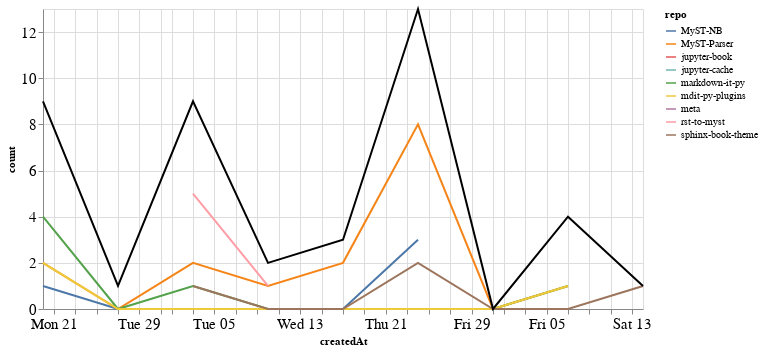

Notebook code for this chart:
### Markdown cell above
### PRs

### Code cell
prs_time = prs.groupby('repo').resample('W', on='createdAt').count()['author'].reset_index()
prs_time = prs_time.rename(columns={'author': 'count'})
prs_time_total = prs_time.groupby('createdAt').agg({"count": "sum"}).reset_index()

ch1 = alt.Chart(prs_time, width=600).mark_line().encode(
    x='createdAt',
    y='count',
    color='repo',
    tooltip="repo"
)

ch2 = alt.Chart(prs_time_total, width=600).mark_line(color="black").encode(
    x='createdAt',
    y='count',
)

ch1 + ch2

### Figure 1 — Vega-Lite specification as saved in the notebook (floating-point values rounded to 4 significant figures)
{"config": {"axisLeft": {"labelFontSize": 15}, "axisBottom": {"labelFontSize": 15}}, "layer": [{"data": {"name": "data-0174db4679c26d8ae75acde3ddbc754c"}, "mark": "line", "encoding": {"color": {"type": "nominal", "field": "repo"}, "tooltip": {"type": "nominal", "field": "repo"}, "x": {"type": "temporal", "field": "createdAt"}, "y": {"type": "quantitative", "field": "count"}}, "width": 600}, {"data": {"name": "data-1f231eaff4193c6033e5cccdbcb2699c"}, "mark": {"type": "line", "color": "black"}, "encoding": {"x": {"type": "temporal", "field": "createdAt"}, "y": {"type": "quantitative", "field": "count"}}, "width": 600}], "$schema": "https://vega.github.io/schema/vega-lite/v4.8.1.json", "datasets": {"data-0174db4679c26d8ae75acde3ddbc754c": [{"repo": "MyST-NB", "createdAt": "2020-12-20T00:00:00", "count": 1}, {"repo": "MyST-NB", "createdAt": "2020-12-27T00:00:00", "count": 0}, {"repo": "MyST-NB", "createdAt": "2021-01-03T00:00:00", "count": 0}, {"repo": "MyST-NB", "createdAt": "2021-01-10T00:00:00", "count": 0}, {"repo": "MyST-NB", "createdAt": "2021-01-17T00:00:00", "count": 0}, {"repo": "MyST-NB", "createdAt": "2021-01-24T00:00:00", "count": 3}, {"repo": "MyST-Parser", "createdAt": "2020-12-20T00:00:00", "count": 2}, {"repo": "MyST-Parser", "createdAt": "2020-12-27T00:00:00", "count": 0}, {"repo": "MyST-Parser", "createdAt": "2021-01-03T00:00:00", "count": 2}, {"repo": "MyST-Parser", "createdAt": "2021-01-10T00:00:00", "count": 1}, {"repo": "MyST-Parser", "createdAt": "2021-01-17T00:00:00", "count": 2}, {"repo": "MyST-Parser", "createdAt": "2021-01-24T00:00:00", "count": 8}, {"repo": "MyST-Parser", "createdAt": "2021-01-31T00:00:00", "count": 0}, {"repo": "MyST-Parser", "createdAt": "2021-02-07T00:00:00", "count": 1}, {"repo": "jupyter-book", "createdAt": "2021-02-07T00:00:00", "count": 1}, {"repo": "jupyter-cache", "createdAt": "2021-01-17T00:00:00", "count": 1}, {"repo": "markdown-it-py", "createdAt": "2020-12-20T00:00:00", "count": 4}, {"repo": "markdown-it-py", "createdAt": "2020-12-27T00:00:00", "count": 0}, {"repo": "markdown-it-py", "createdAt": "2021-01-03T00:00:00", "count": 1}, {"repo": "markdown-it-py", "createdAt": "2021-01-10T00:00:00", "count": 0}, {"repo": "markdown-it-py", "createdAt": "2021-01-17T00:00:00", "count": 0}, {"repo": "markdown-it-py", "createdAt": "2021-01-24T00:00:00", "count": 0}, {"repo": "markdown-it-py", "createdAt": "2021-01-31T00:00:00", "count": 0}, {"repo": "markdown-it-py", "createdAt": "2021-02-07T00:00:00", "count": 1}, {"repo": "mdit-py-plugins", "createdAt": "2020-12-20T00:00:00", "count": 2}, {"repo": "mdit-py-plugins", "createdAt": "2020-12-27T00:00:00", "count": 0}, {"repo": "mdit-py-plugins", "createdAt": "2021-01-03T00:00:00", "count": 0}, {"repo": "mdit-py-plugins", "createdAt": "2021-01-10T00:00:00", "count": 0}, {"repo": "mdit-py-plugins", "createdAt": "2021-01-17T00:00:00", "count": 0}, {"repo": "mdit-py-plugins", "createdAt": "2021-01-24T00:00:00", "count": 0}, {"repo": "mdit-py-plugins", "createdAt": "2021-01-31T00:00:00", "count": 0}, {"repo": "mdit-py-plugins", "createdAt": "2021-02-07T00:00:00", "count": 1}, {"repo": "meta", "createdAt": "2020-12-27T00:00:00", "count": 1}, {"repo": "rst-to-myst", "createdAt": "2021-01-03T00:00:00", "count": 5}, {"repo": "rst-to-myst", "createdAt": "2021-01-10T00:00:00", "count": 1}, {"repo": "sphinx-book-theme", "createdAt": "2021-01-03T00:00:00", "count": 1}, {"repo": "sphinx-book-theme", "createdAt": "2021-01-10T00:00:00", "count": 0}, {"repo": "sphinx-book-theme", "createdAt": "2021-01-17T00:00:00", "count": 0}, {"repo": "sphinx-book-theme", "createdAt": "2021-01-24T00:00:00", "count": 2}, {"repo": "sphinx-book-theme", "createdAt": "2021-01-31T00:00:00", "count": 0}, {"repo": "sphinx-book-theme", "createdAt": "2021-02-07T00:00:00", "count": 0}, {"repo": "sphinx-book-theme", "createdAt": "2021-02-14T00:00:00", "count": 1}], "data-1f231eaff4193c6033e5cccdbcb2699c": [{"createdAt": "2020-12-20T00:00:00", "count": 9}, {"createdAt": "2020-12-27T00:00:00", "count": 1}, {"createdAt": "2021-01-03T00:00:00", "count": 9}, {"createdAt": "2021-01-10T00:00:00", "count": 2}, {"createdAt": "2021-01-17T00:00:00", "count": 3}, {"createdAt": "2021-01-24T00:00:00", "count": 13}, {"createdAt": "2021-01-31T00:00:00", "count": 0}, {"createdAt": "2021-02-07T00:00:00", "count": 4}, {"createdAt": "2021-02-14T00:00:00", "count": 1}]}}
